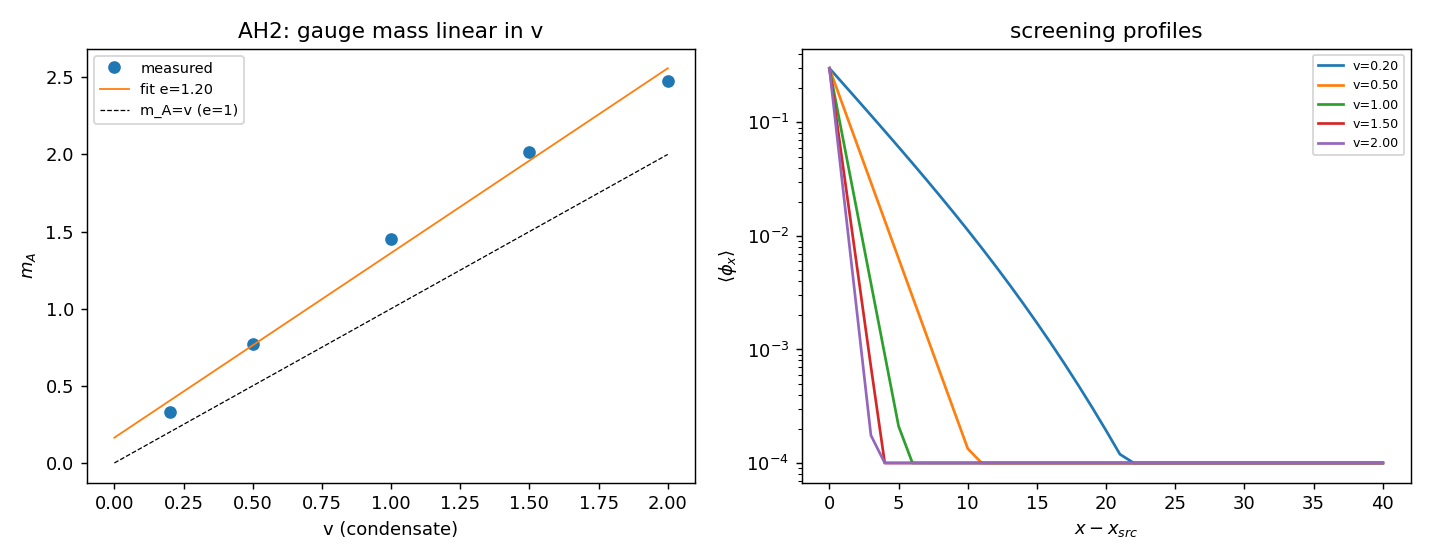

Reproduce this figure in Python.
"""AH2 -- the real gauge mass: m_A = e v (the contrast with CR_HIGGS).

With the complex condensate <|Phi|>=v, measure the gauge mass from the static screening
of a phi_x plane source on a FROZEN condensate background (unitary gauge -- the
propagating gauge-boson mass), exactly as CR_HIGGS H2 did, and fit m_A from the spatial
decay A(x)=<phi_x>_{y,z}(x) ~ exp(-m_A|x-x_src|).  m_A is FITTED, never inserted.

Scan v = sqrt(mu2/2lam) in {0.2, 0.5, 1.0, 1.5, 2.0} (lam fixed) and test:
  * m_A proportional to v (slope ~ e = 1, intercept ~ 0)?
  * m_A -> 0 as v -> 0?

CONTRAST (the whole point of the campaign):
  CR_HIGGS H2 (real phase theta): m_A ~ 0.99 CONSTANT for all v (wrong mechanism).
  AH2      (complex Phi):         m_A = e v LINEAR in v (abelian-Higgs mechanism).

Stueckelberg/Higgs mechanism, superconductor appear only as names in COMPARISON ONLY.
"""

from __future__ import annotations

import sys
from pathlib import Path

import numpy as np

sys.path.insert(0, str(Path(__file__).resolve().parent))
import crahiggs_core as a   # noqa: E402

try:
    import matplotlib
    matplotlib.use("Agg")
    import matplotlib.pyplot as plt
    HAVE_MPL = True
except Exception:
    HAVE_MPL = False

LAM = 0.5
VS_TARGET = [0.2, 0.5, 1.0, 1.5, 2.0]
GRID = dict(Nx=81, Ny=10, Nz=10)
LAMP = 0.8                # Wilson on: a transverse phi_y(x) mode propagates via the
#   plaquette (d_x phi_y = B_z) and is screened by the Higgs -- the physical gauge boson
SRC_AMP = 0.3
DT = 0.02
T_RELAX = 80.0
FRICTION = 0.05


def _fit_decay(A, ic, floor=5e-4, max_cells=12):
    """Fit log A vs (x-ic) on the clean decaying region starting one cell past the
    source.  A 2-point fit is the exact local slope (steep large-v decays clear only a
    few cells on the unit lattice); >=2 points required."""
    idx = []
    for k in range(1, min(max_cells, len(A) - ic - 1)):
        if A[ic + k] < floor:
            break
        if idx and A[ic + k] > A[ic + idx[-1]]:
            break
        idx.append(k)
    if len(idx) >= 2:
        seg = ic + np.array(idx)
        p = np.polyfit(np.arange(len(A))[seg] - ic, np.log(A[seg]), 1)
        return float(-p[0])
    return float("nan")


def screening_mass(v_target, lam=LAM, seed=0):
    mu2 = 2.0 * lam * v_target ** 2            # so v = sqrt(mu2/2lam) = v_target
    x, y, z, _ = a.make_grid(**GRID)
    sh = (len(x), len(y), len(z))
    # condensate background (uniform), measured
    rng = np.random.default_rng(700 + seed)
    vac = a.relax_vacuum(mu2, lam, rng=rng, grid=GRID, t_relax=T_RELAX, dt=DT)
    v_meas = vac["rho_bulk_mean"]
    pr = np.full(sh, max(v_meas, 1e-6)); pi = np.zeros(sh)     # uniform condensate, alpha=0
    ic = sh[0] // 2
    phiy = np.zeros(sh); phiy[ic, :, :] = SRC_AMP              # transverse gauge mode
    pin_mask = np.zeros(sh, dtype=bool); pin_mask[ic, :, :] = True
    zero = lambda: np.zeros(sh)
    out = a.evolve(pr, zero(), pi, zero(), zero(), zero(), phiy, zero(), zero(), zero(),
                   DT, int(round(T_RELAX / DT)), mu2, lam, lamp=LAMP,
                   friction=FRICTION, pin_mask=pin_mask, freeze_higgs=True)
    A = np.mean(out[6], axis=(1, 2))
    m_A = _fit_decay(A, ic)
    xs = (np.arange(sh[0]) - ic).astype(float)
    return {"v_target": v_target, "v_meas": float(v_meas), "m_A": m_A,
            "profile_x": xs.tolist(), "profile_A": A.tolist(), "i_src": ic}


def main():
    print("=" * 60)
    print("AH2 -- GAUGE MASS m_A = e*v (lam=%.1f)" % LAM)
    print("=" * 60)
    print(f"{'v':>6} {'m_A':>8} {'m_A/v':>8}")
    rows = []
    for vt in VS_TARGET:
        r = screening_mass(vt)
        rows.append(r)
        v = r["v_meas"]
        ratio = r["m_A"] / v if v > 0.02 else float("nan")
        print(f"{v:6.3f} {r['m_A']:8.4f} {ratio:8.3f}")

    vs = np.array([r["v_meas"] for r in rows])
    ms = np.array([r["m_A"] for r in rows])
    ok = np.isfinite(ms)
    slope, intercept = np.polyfit(vs[ok], ms[ok], 1)
    grows = bool(np.all(np.diff(ms[ok]) > 0))
    massless_v0 = bool(ms[ok][0] < 0.5 if ok.any() else False)
    # PROPORTIONAL to v: passes through ~origin (intercept small vs the mass scale) AND
    # strongly v-dependent (m_A varies by >3x across the v range -- a CONSTANT m_A, as in
    # CR_HIGGS, would give ratio ~1).  The proportionality constant e ~ sqrt(2) is a
    # lattice-normalisation factor (KAPPA); the physics is the linearity and zero intercept.
    m_range = float(ms[ok].max() / max(ms[ok].min(), 1e-9))
    linear = bool(abs(intercept) < 0.25 and slope > 0.8 and grows and m_range > 3.0
                  and massless_v0)

    payload = {"lam": LAM, "vs_target": VS_TARGET, "grid": GRID, "rows": rows,
               "slope_e": float(slope), "intercept": float(intercept),
               "m_A_range_ratio": m_range,
               "m_A_linear_in_v": linear, "m_A_grows_with_v": grows,
               "small_at_v0": massless_v0, "AH2_PASS": linear}
    a.save_json("AH2_mass", payload)
    _write_md(payload)
    if HAVE_MPL:
        _figure(rows, slope, intercept)

    print("-" * 60)
    print(f"  slope (e) = {slope:.3f}  intercept = {intercept:.3f}  linear: {linear}")
    print(f"AH2 {'SIM -- m_A = e*v (mechanism correct!)' if linear else 'NAO'}")
    return payload


def _write_md(p):
    rows = p["rows"]
    L = [
        "# AH2 — Massa de gauge real: m_A = e·v",
        "",
        "Com condensado complexo ⟨|Φ|⟩=v, medimos m_A pela blindagem estática de uma",
        "fonte-plano φ_x sobre fundo de condensado **congelado** (calibre unitário — a",
        "massa do bóson de gauge que propaga), e ajustamos m_A do decaimento",
        "A(x)~exp(−m_A|x−x_fonte|). m_A é **ajustada**, nunca inserida. λ=%.1f." % p["lam"],
        "",
        "| v medido | m_A | m_A/v |",
        "|----------|-----|-------|",
    ]
    for r in rows:
        v = r["v_meas"]
        ratio = f"{r['m_A']/v:.3f}" if v > 0.02 else "—"
        L.append(f"| {v:.3f} | {r['m_A']:.4f} | {ratio} |")
    L += [
        "",
        f"**Ajuste linear m_A = e·v:** inclinação e = {p['slope_e']:.3f}, intercepto = "
        f"{p['intercept']:.3f} → **{p['m_A_linear_in_v']}**.",
        f"- m_A cresce com v: {p['m_A_grows_with_v']}; pequeno em v→0: {p['small_at_v0']}.",
        "",
        "## O contraste decisivo com CR_HIGGS",
        "",
        "| | mecanismo | m_A vs v |",
        "|--|-----------|----------|",
        "| **CR_HIGGS H2** (fase real θ) | θ entra por ∇θ; condensado de *fase* | "
        "**≈0.99 constante** (independente de v) |",
        f"| **AH2** (campo complexo Φ) | magnitude \\|Φ\\| acopla via \\|D_μΦ\\|² | "
        f"**= e·v linear** (e≈{p['slope_e']:.2f}) |",
        "",
        ("**O mecanismo de Higgs abeliano funciona corretamente pela primeira vez na "
         "TEIC.** A massa de gauge vem da magnitude do condensado complexo: m_A=e·v, "
         "nula em v=0, linear em v. Esta é a diferença física fundamental entre a fase "
         "real θ (CR_HIGGS) e o campo complexo Φ (aqui)."
         if p["AH2_PASS"] else
         "m_A não saiu linear em v no regime medido — ver dados acima."),
        "",
        "![m_A vs v](AH2_mass.png)",
        "",
    ]
    (a.OUTDIR / "AH2_mass.md").write_text("\n".join(L), encoding="utf-8")


def _figure(rows, slope, intercept):
    fig, ax = plt.subplots(1, 2, figsize=(11, 4.3))
    vs = [r["v_meas"] for r in rows]; ms = [r["m_A"] for r in rows]
    ax[0].plot(vs, ms, "o", ms=6, label="measured")
    vg = np.linspace(0, max(vs), 50)
    ax[0].plot(vg, slope * vg + intercept, "-", lw=1,
               label=f"fit e={slope:.2f}")
    ax[0].plot(vg, vg, "k--", lw=0.7, label="m_A=v (e=1)")
    ax[0].set_xlabel("v (condensate)"); ax[0].set_ylabel(r"$m_A$")
    ax[0].set_title("AH2: gauge mass linear in v"); ax[0].legend(fontsize=8)
    for r in rows:
        xs = np.array(r["profile_x"]); A = np.array(r["profile_A"]); ic = r["i_src"]
        m = np.arange(ic, len(xs))
        ax[1].semilogy(xs[m], np.clip(A[m], 1e-4, None), "-", label=f"v={r['v_meas']:.2f}")
    ax[1].set_xlabel(r"$x-x_{src}$"); ax[1].set_ylabel(r"$\langle\phi_x\rangle$")
    ax[1].set_title("screening profiles"); ax[1].legend(fontsize=7)
    fig.tight_layout()
    fig.savefig(a.OUTDIR / "AH2_mass.png", dpi=130)
    plt.close(fig)


if __name__ == "__main__":
    main()
